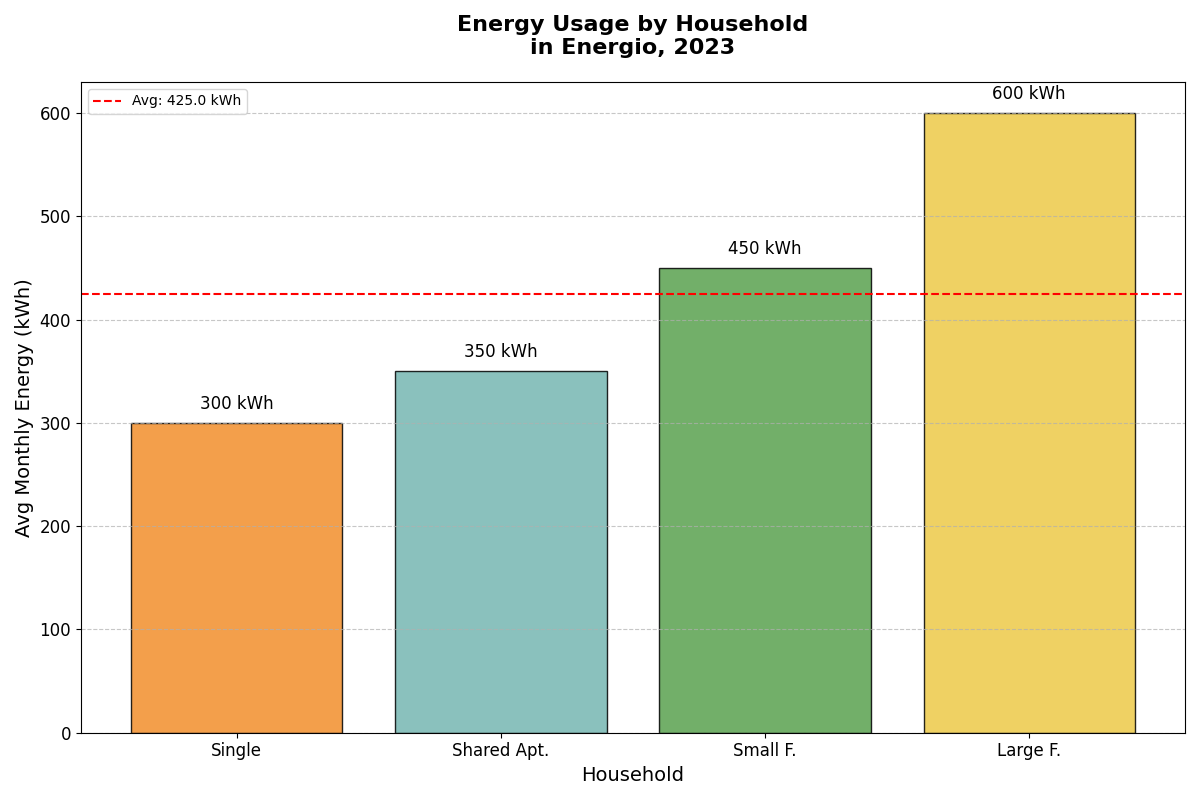

The script that drew this image:
import matplotlib.pyplot as plt
import numpy as np

# Modified data lists with "Retirement" removed
household_types = [
    "Single", "Small F.", "Large F.", "Shared Apt."
]
energy_consumption = [
    300, 450, 600, 350
]

# Sorting lists based on energy consumption
sorted_indices = np.argsort(energy_consumption)
household_types_sorted = [household_types[i] for i in sorted_indices]
energy_consumption_sorted = [energy_consumption[i] for i in sorted_indices]

fig, ax = plt.subplots(figsize=(12, 8))

# Drawing the bar chart with modified data
bars = ax.bar(household_types_sorted, energy_consumption_sorted, color=['#f28e2b', '#76b7b2', '#59a14f', '#edc948'], edgecolor='black', alpha=0.85)

# Adding text labels on top of each bar
for bar in bars:
    yval = bar.get_height()
    ax.text(bar.get_x() + bar.get_width()/2, yval + 10, f'{yval} kWh', ha='center', va='bottom', fontsize=12)

# Drawing the average energy consumption line
city_average = np.mean(energy_consumption_sorted)
ax.axhline(city_average, color='red', linestyle='--', linewidth=1.5, label=f'Avg: {city_average:.1f} kWh')

# Setting titles and labels
ax.set_title('Energy Usage by Household\nin Energio, 2023', fontsize=16, weight='bold', pad=20)
ax.set_xlabel('Household', fontsize=14)
ax.set_ylabel('Avg Monthly Energy (kWh)', fontsize=14)
ax.legend()

ax.yaxis.grid(True, linestyle='--', alpha=0.7)
ax.tick_params(axis='x', labelsize=12)
ax.tick_params(axis='y', labelsize=12)

plt.tight_layout()

plt.show()
